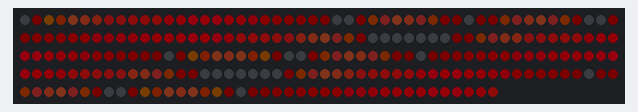
A sketch run on a simulated Arduino Uno, built with avr-gcc and run on an emulated ATmega328P. Shown: 240 RGB LEDs in strip order, left to right, continuing on the next row. Dim RGB values are drawn brighter than linear.

Above: at 3.18 s.
At 7.61 s:
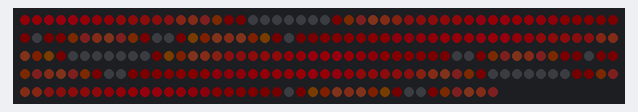
At 12.03 s:
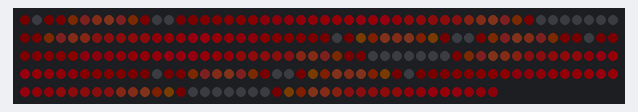
At 21.2 s:
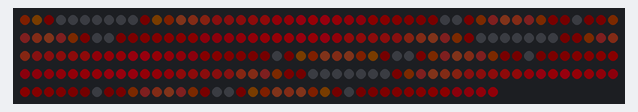
At 30.37 s:
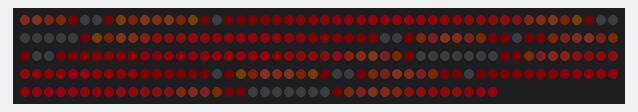
At 39.54 s:
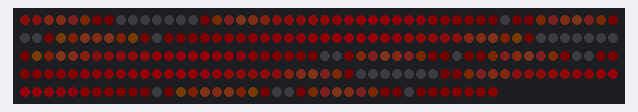

The sketch:

vampirePalletMicro.ino
```cpp
#include <FastLED.h>

#define LED_PIN     3
#define NUM_LEDS    240
#define BRIGHTNESS  64
#define LED_TYPE    WS2812B
#define COLOR_ORDER GRB
CRGB leds[NUM_LEDS];

#define UPDATES_PER_SECOND 100
DEFINE_GRADIENT_PALETTE( vampirelips_gp ) {
    0,   0,  0,  0,
   17,  26, 10,  6,
   48,  90,  1,  9,
   76,  32,  1,  3,
   86,   0,  0,  0,
   96,  26, 10,  6,
  104, 140,154,133,
  107,  26, 10,  6,
  114,  90,  1,  9,
  119,   0,  0,  0,
  130,  90,  1,  9,
  137,  26, 10,  6,
  142,  26, 10,  6,
  145, 140,154,133,
  150,   0,  0,  0,
  170,  32,  1,  3,
  206,  90,  1,  9,
  226,  26, 10,  6,
  255,   0,  0,  0};

CRGBPalette16 currentPalette = vampirelips_gp;
#define currentBlending LINEARBLEND

void setup() {
    delay(3000); // power-up safety delay
    FastLED.addLeds<LED_TYPE, LED_PIN, COLOR_ORDER>(leds, NUM_LEDS).setCorrection(TypicalLEDStrip);
    FastLED.setBrightness(BRIGHTNESS);
    FastLED.setMaxPowerInVoltsAndMilliamps(5, 1000);
}


void loop(){
    static uint8_t startIndex = 0;
    startIndex = startIndex + 1; /* motion speed */

    FillLEDsFromPaletteColors( startIndex);

    FastLED.show();
    FastLED.delay(1000 / UPDATES_PER_SECOND);
}

void FillLEDsFromPaletteColors( uint8_t colorIndex) {
    uint8_t brightness = 255;

    for( int i = 0; i < NUM_LEDS; i++) {
        leds[i] = ColorFromPalette( currentPalette, colorIndex, brightness, currentBlending);
        colorIndex += 3;
    }
}
```
